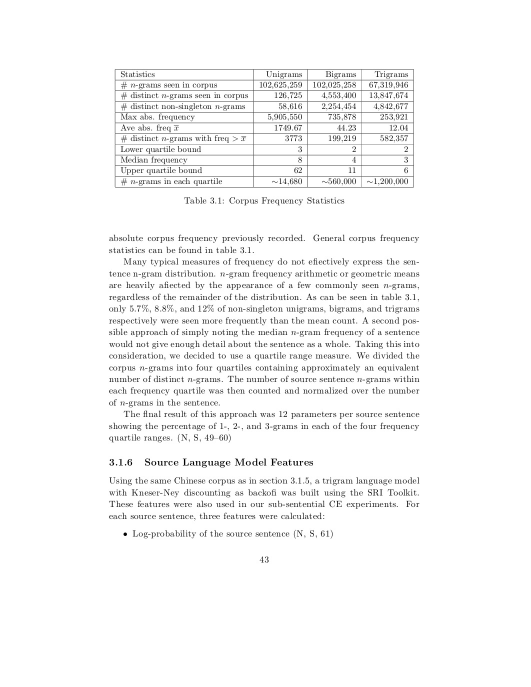
#> input picture savedImages/cTDaR_t10277.jpg, 1061 x 1373 px (shown at 1/2 size)
$ python -i line_detection.py   (imports and definitions only)
#> lines starting #> are read from the running program, lines starting #| are printed output that depends on the picture; after the words box and inside, x2 and y2 are one past the last pixel; in counts of white or black regions, pixels touching at a corner belong together
#> further down, picture is the input picture: shape (1373, 1061, 3); min 0, max 255, mean 247.2
import cv2
import numpy as np
from collections import Counter


# [14 lines left out: function ResizeWithAspectRatio, not called in this run]


def line_detection(image):
    # print('detecting lines')

    # preprocessing
    gray = cv2.cvtColor(image, cv2.COLOR_BGR2GRAY)
    blur = cv2.GaussianBlur(gray, (3, 3), 0)
    thresh = cv2.threshold(blur, 0, 255, cv2.THRESH_BINARY_INV + cv2.THRESH_OTSU)[1]
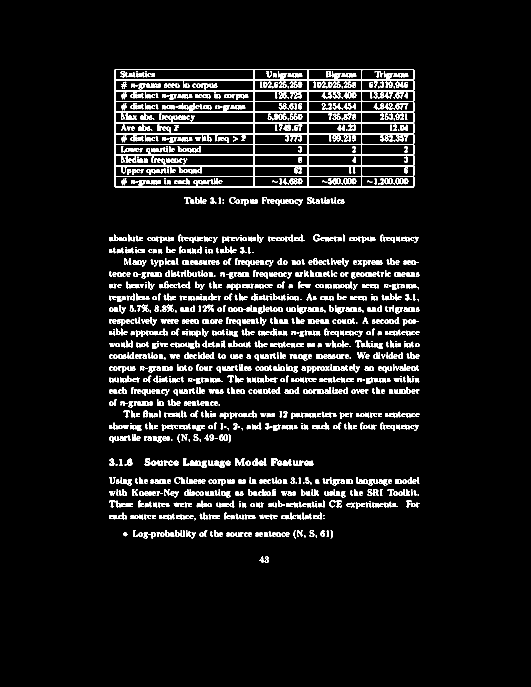
#> thresh: shape (1373, 1061) (shown at 1/2 size); 7.3% white; 1391 white regions (188 under 20 px), largest, box (x1, y1, x2, y2) and area: (229, 138, 829, 376) 19308, (242, 292, 279, 305) 214, (428, 921, 450, 936) 204

    # Detect horizontal lines
    horizontal_kernel = cv2.getStructuringElement(cv2.MORPH_RECT, (50, 1))
    horizontal_mask = cv2.morphologyEx(thresh, cv2.MORPH_OPEN, horizontal_kernel, iterations=1)
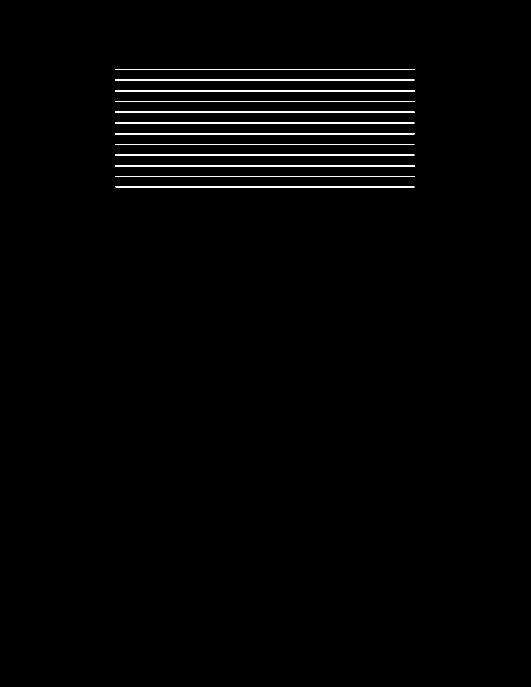
#> horizontal_mask: shape (1373, 1061) (shown at 1/2 size); 1.2% white; 12 white regions, largest, box (x1, y1, x2, y2) and area: (230, 330, 830, 333) 1799, (230, 180, 830, 183) 1798, (230, 223, 829, 226) 1797

    # Detect vertical lines
    vertical_kernel = cv2.getStructuringElement(cv2.MORPH_RECT, (1, 50))
    vertical_mask = cv2.morphologyEx(thresh, cv2.MORPH_OPEN, vertical_kernel, iterations=1)
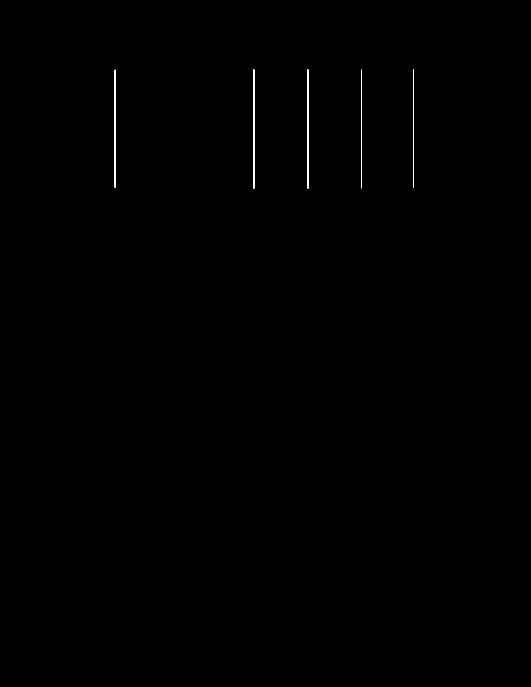
#> vertical_mask: shape (1373, 1061) (shown at 1/2 size); 0.18% white; 5 white regions, box (x1, y1, x2, y2) and area: (506, 139, 509, 377) 714, (614, 139, 617, 377) 714, (826, 139, 828, 376) 474, (229, 139, 231, 376) 472, (723, 139, 724, 377) 238

    # Combine masks and remove lines
    table_mask = cv2.bitwise_or(horizontal_mask, vertical_mask)
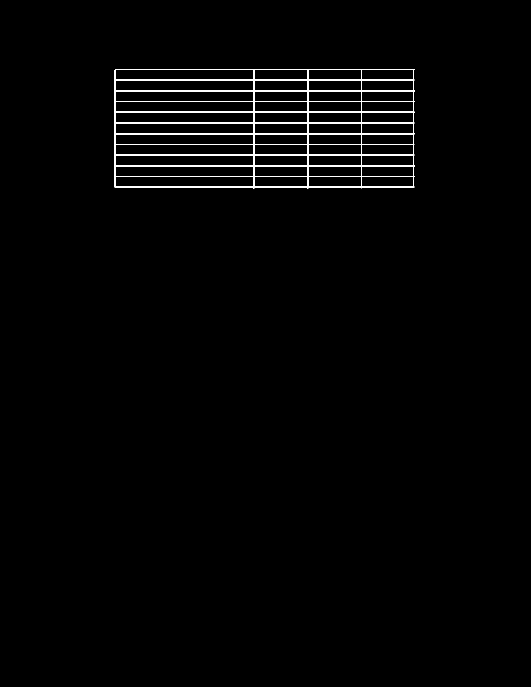
#> table_mask: shape (1373, 1061) (shown at 1/2 size); 1.3% white; 1 white region, box (x1, y1, x2, y2) and area: (229, 138, 830, 377) 19114

    # cv2.imshow("tresh", thresh)
    # cv2.imshow("tablemask", table_mask)
    # cv2.waitKey(0)

    im = image.copy()

    bw_for_horizontal = table_mask.copy()
    bw_for_vertical = table_mask.copy()
    hor = horizontal_lines(im, bw_for_horizontal)
    ver = vertical_lines(im, bw_for_vertical)

    # [11 lines of commented-out code are left out]

    return hor, ver


def horizontal_lines(img, horizontal):
    horizontalStructure = cv2.getStructuringElement(cv2.MORPH_RECT, (15, 1))

    # Apply morphology operations
    horizontal = cv2.erode(horizontal, horizontalStructure)
#> horizontal: shape (1373, 1061); 1.1% white; 12 white regions, largest, box (x1, y1, x2, y2) and area: (236, 330, 823, 333) 1760, (236, 180, 823, 183) 1759, (236, 223, 822, 226) 1758
    horizontal = cv2.dilate(horizontal, horizontalStructure)
#> horizontal: shape (1373, 1061); 1.2% white; 12 white regions, largest, box (x1, y1, x2, y2) and area: (229, 330, 830, 333) 1802, (229, 180, 830, 183) 1801, (229, 223, 829, 226) 1800

    horizontal = cv2.dilate(horizontal, (1, 1), iterations=5)
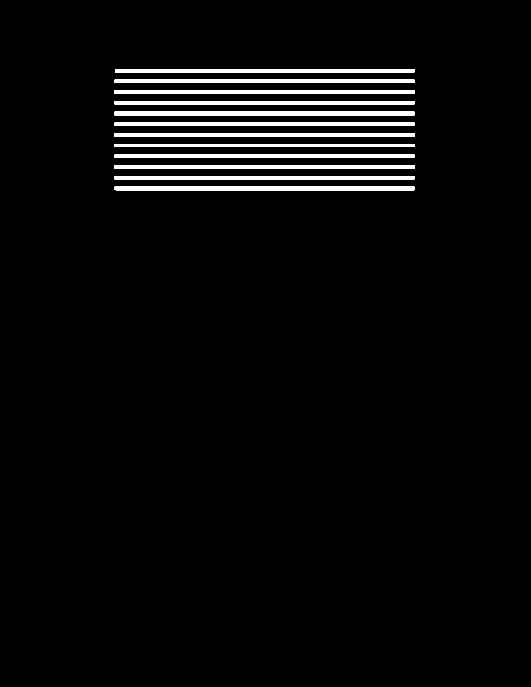
#> horizontal: shape (1373, 1061) (shown at 1/2 size); 3.6% white; 12 white regions, largest, box (x1, y1, x2, y2) and area: (229, 330, 830, 338) 4808, (229, 180, 830, 188) 4806, (229, 223, 829, 231) 4800
    horizontal = cv2.erode(horizontal, (1, 1), iterations=5)
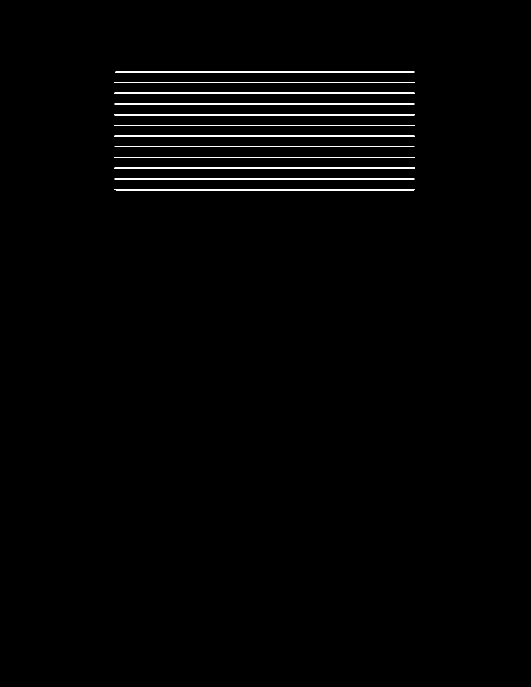
#> horizontal: shape (1373, 1061) (shown at 1/2 size); 1.2% white; 12 white regions, largest, box (x1, y1, x2, y2) and area: (229, 335, 830, 338) 1803, (229, 185, 830, 188) 1801, (229, 228, 829, 231) 1800

    # highlighted Horizontal lines
    # cv2.imshow("horizontal", horizontal)
    # cv2.waitKey(0)

    # HoughlinesP function to detect horizontal lines
    hor_lines = cv2.HoughLinesP(horizontal, rho=1, theta=np.pi / 180, threshold=100, minLineLength=30, maxLineGap=3)
#> hor_lines = 28 rows, first 6: [229, 208, 828, 208], [229, 187, 829, 187], [229, 337, 829, 337], [229, 293, 828, 293], [229, 336, 829, 336], [229, 165, 828, 165]
    if hor_lines is None:
        return None, None
    temp_line = []
    for line in hor_lines:
        for x1, y1, x2, y2 in line:
            temp_line.append([x1, y1 - 5, x2, y2 - 5])
#> this loop made 28 passes
#> after the loop, temp_line = 28 items, first 6: [229, 203, 828, 203], [229, 182, 829, 182], [229, 332, 829, 332], [229, 288, 828, 288], [229, 331, 829, 331], [229, 160, 828, 160]

    # Sorting the list of detected lines by Y1
    hor_lines = sorted(temp_line, key=lambda x: x[1])
#> hor_lines = 28 items, first 6: [231, 138, 828, 138], [230, 139, 828, 139], [229, 159, 828, 159], [229, 160, 828, 160], [229, 180, 828, 180], [229, 181, 828, 181]
    # print('hor_lines:', hor_lines)

    lasty1 = -111111
    lines_x1 = []
    lines_x2 = []
    hor = []
    i = 0
    for x1, y1, x2, y2 in hor_lines:
        if lasty1 <= y1 <= lasty1 + 10:
            lines_x1.append(x1)
            lines_x2.append(x2)
        else:
            if i != 0 and len(lines_x1) is not 0:
                hor.append([min(lines_x1), lasty1, max(lines_x2), lasty1])
            lasty1 = y1
            lines_x1 = []
            lines_x2 = []
            lines_x1.append(x1)
            lines_x2.append(x2)
            i += 1
#> this loop made 28 passes
#> (x1, y1, x2, y2, lasty1) on passes 1, 3, 5, 8, 10, 13, 15, 18: (231, 138, 828, 138, 138), (229, 159, 828, 159, 159), (229, 180, 828, 180, 180), (229, 202, 828, 202, 202), (229, 223, 828, 223, 223), (229, 245, 828, 245, 245), (229, 266, 828, 266, 266), (229, 288, 828, 288, 288)
#> after the loop, hor = [[230, 138, 828, 138], [229, 159, 828, 159], [229, 180, 829, 180], [229, 202, 828, 202], [229, 223, 828, 223], [229, 245, 828, 245], [229, 266, 828, 266], [229, 288, 828, 288], [229, 309, 828, 309], [229, 330, 829, 330], [229, 352, 828, 352]]; i = 12
#> in line_detection, `hor = horizontal_lines(im, bw_for_horizontal)`: hor = [[230, 138, 828, 138], [229, 159, 828, 159], [229, 180, 829, 180], [229, 202, 828, 202], [229, 223, 828, 223], [229, 245, 828, 245], [229, 266, 828, 266], [229, 288, 828, 288], [229, 309, 828, 309], [229, 330, 829, 330], [229, 352, 828, 352], [229, 373, 828, 373]]
    hor.append([min(lines_x1), lasty1, max(lines_x2), lasty1])

    # [9 lines of commented-out code are left out]

    return hor


def vertical_lines(img, vertical):
    verticalStructure = cv2.getStructuringElement(cv2.MORPH_RECT, (1, 15))

    # Apply morphology operations
    vertical = cv2.erode(vertical, verticalStructure)
#> vertical: shape (1373, 1061); 0.17% white; 5 white regions, box (x1, y1, x2, y2) and area: (506, 145, 509, 370) 675, (614, 145, 617, 370) 675, (826, 145, 828, 369) 448, (229, 146, 231, 369) 444, (723, 145, 724, 370) 225
    vertical = cv2.dilate(vertical, verticalStructure)
#> vertical: shape (1373, 1061); 0.18% white; 5 white regions, box (x1, y1, x2, y2) and area: (506, 138, 509, 377) 717, (614, 138, 617, 377) 717, (826, 138, 828, 376) 476, (229, 139, 231, 376) 472, (723, 138, 724, 377) 239

    vertical = cv2.dilate(vertical, (1, 1), iterations=8)
#> vertical: shape (1373, 1061); 0.19% white; 5 white regions, box (x1, y1, x2, y2) and area: (506, 138, 509, 385) 741, (614, 138, 617, 385) 741, (826, 138, 828, 384) 492, (229, 139, 231, 384) 488, (723, 138, 724, 385) 247
    vertical = cv2.erode(vertical, (1, 1), iterations=7)
#> vertical: shape (1373, 1061); 0.18% white; 5 white regions, box (x1, y1, x2, y2) and area: (506, 145, 509, 385) 720, (614, 145, 617, 385) 720, (826, 145, 828, 384) 478, (229, 146, 231, 384) 474, (723, 145, 724, 385) 240

    # ###############################################
    # cv2.imshow("vertical", vertical)
    # cv2.waitKey(0)
    # ################################################

    # HoughlinesP function to detect vertical lines
    # ver_lines = cv2.HoughLinesP(vertical,rho=1,theta=np.pi/180,threshold=20,minLineLength=20,maxLineGap=2)
    ver_lines = cv2.HoughLinesP(vertical, 1, np.pi / 180, 20, np.array([]), 20, 2)
#> ver_lines = [[506, 384, 506, 145], [616, 384, 616, 145], [615, 384, 615, 145], [614, 384, 614, 145], [723, 384, 723, 145], [826, 383, 826, 145], [827, 383, 827, 145], [507, 384, 507, 145], [508, 384, 508, 145], [229, 382, 229, 147], [230, 383, 230, 146]]
    if ver_lines is None:
        return None, None
    temp_line = []
    for line in ver_lines:
        for x1, y1, x2, y2 in line:
            temp_line.append([x1, y1, x2, y2])
#> this loop made 11 passes
#> after the loop, temp_line has the same summary as ver_lines

    ver_lines = sorted(temp_line, key=lambda x: x[0])
#> ver_lines = [[229, 382, 229, 147], [230, 383, 230, 146], [506, 384, 506, 145], [507, 384, 507, 145], [508, 384, 508, 145], [614, 384, 614, 145], [615, 384, 615, 145], [616, 384, 616, 145], [723, 384, 723, 145], [826, 383, 826, 145], [827, 383, 827, 145]]

    lastx1 = -111111
    lines_y1 = []
    lines_y2 = []
    ver = []
    count = 0
    lasty1 = -11111
    lasty2 = -11111
    for x1, y1, x2, y2 in ver_lines:
        if lastx1 <= x1 <= lastx1 + 15 and not (
                (min(y1, y2) < min(lasty1, lasty2) - 20 or min(y1, y2) < min(lasty1, lasty2) + 20) and (
                (max(y1, y2) < max(lasty1, lasty2) - 20 or max(y1, y2) < max(lasty1, lasty2) + 20))):
            lines_y1.append(y1)
            lines_y2.append(y2)
            # lasty1 = y1
            # lasty2 = y2
        else:
            if count != 0 and len(lines_y1) is not 0:
                ver.append([lastx1, min(lines_y2) - 5, lastx1, max(lines_y1) - 5])
            lastx1 = x1
            lines_y1 = []
            lines_y2 = []
            lines_y1.append(y1)
            lines_y2.append(y2)
            count += 1
            lasty1 = -11111
            lasty2 = -11111
#> this loop made 11 passes
#> (x1, y1, x2, y2, lastx1) on passes 1, 3, 6, 9, 10: (229, 382, 229, 147, 229), (506, 384, 506, 145, 506), (614, 384, 614, 145, 614), (723, 384, 723, 145, 723), (826, 383, 826, 145, 826)
#> after the loop, count = 5; ver = [[229, 141, 229, 378], [506, 140, 506, 379], [614, 140, 614, 379], [723, 140, 723, 379]]
    ver.append([lastx1, min(lines_y2) - 5, lastx1, max(lines_y1) - 5])

    # ##############################################################
    # for x1, y1, x2, y2 in ver:
    #     cv2.line(img, (x1, y1), (x2, y2), (0, 255, 0), 1)
    #
    # cv2.imshow("vertical final", img)
    # cv2.waitKey(0)
    #######################################################################

    return ver

>>> import cv2
>>> picture = cv2.imread('../savedImages/cTDaR_t10277.jpg')
>>> result = line_detection(picture)
#> in line_detection, `ver = vertical_lines(im, bw_for_vertical)`: ver = [[229, 141, 229, 378], [506, 140, 506, 379], [614, 140, 614, 379], [723, 140, 723, 379], [826, 140, 826, 378]]

$ run again, on savedImages/cTDaR_t10572.jpg
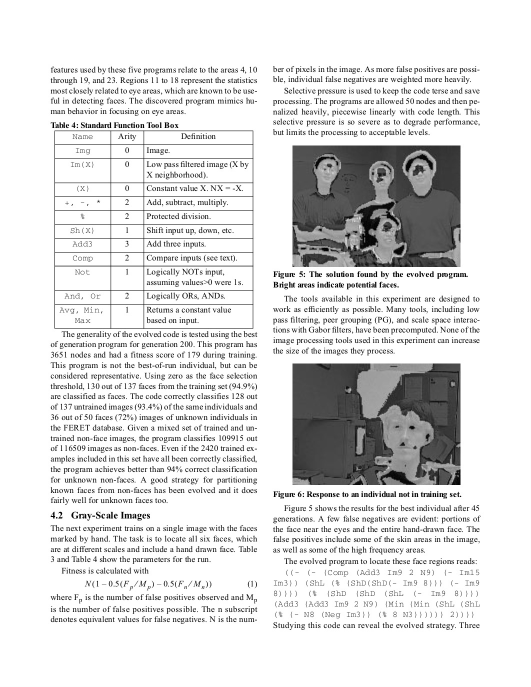
#> input picture savedImages/cTDaR_t10572.jpg, 1061 x 1373 px (shown at 1/2 size)
#> picture is the input picture: shape (1373, 1061, 3); min 0, max 255, mean 223.3
#> in line_detection, `thresh = cv2.threshold(blur, 0, 255, cv2.THRESH_BINARY_INV + cv2.THRES..`:
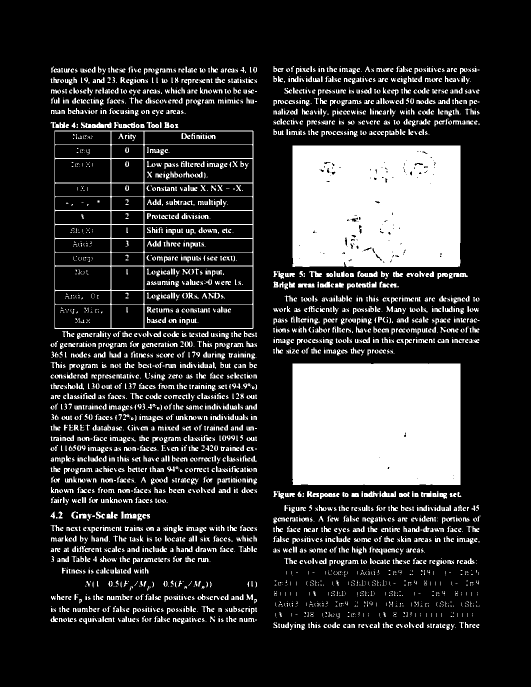
#> thresh: shape (1373, 1061) (shown at 1/2 size); 18.9% white; 3685 white regions (1505 under 20 px), largest, box (x1, y1, x2, y2) and area: (585, 727, 921, 970) 81569, (585, 291, 921, 534) 80452, (109, 261, 507, 658) 11451
#> horizontal_mask: shape (1373, 1061); 11.5% white; 16 white regions, largest, box (x1, y1, x2, y2) and area: (586, 727, 922, 970) 81517, (586, 291, 922, 534) 77416, (110, 316, 508, 318) 796
#> vertical_mask: shape (1373, 1061); 10.8% white; 7 white regions, largest, box (x1, y1, x2, y2) and area: (585, 728, 921, 971) 81388, (585, 292, 921, 535) 72969, (221, 262, 223, 659) 794
#> table_mask: shape (1373, 1061); 12% white; 3 white regions, box (x1, y1, x2, y2) and area: (585, 727, 922, 971) 82145, (585, 291, 922, 535) 80720, (109, 261, 508, 659) 11406
#> in horizontal_lines, `hor_lines = cv2.HoughLinesP(horizontal, rho=1, theta=np.pi / 180, thre..`: hor_lines = 950 rows, first 6: [586, 537, 920, 537], [109, 398, 507, 398], [586, 536, 920, 536], [109, 371, 507, 371], [585, 322, 921, 322], [109, 482, 507, 482]
#> the loop in horizontal_lines, `for line in hor_lines:` made 950 passes
#> after the loop in horizontal_lines, `for line in hor_lines:`: temp_line = 950 items, first 6: [586, 532, 920, 532], [109, 393, 507, 393], [586, 531, 920, 531], [109, 366, 507, 366], [585, 317, 921, 317], [109, 477, 507, 477]
#> in horizontal_lines, `hor_lines = sorted(temp_line, key=lambda x: x[1])`: hor_lines = 950 items, first 6: [110, 261, 506, 261], [109, 262, 507, 262], [109, 289, 507, 289], [725, 291, 735, 498], [658, 291, 728, 533], [609, 291, 689, 524]
#> the loop in horizontal_lines, `for x1, y1, x2, y2 in hor_lines:` made 950 passes
#> (x1, y1, x2, y2, lasty1) on passes 1, 3: (110, 261, 506, 261, 261), (109, 289, 507, 289, 289)
#> after the loop in horizontal_lines, `for x1, y1, x2, y2 in hor_lines:`: hor = 46 items, first 6: [109, 261, 507, 261], [109, 289, 917, 289], [585, 301, 894, 301], [109, 312, 921, 312], [585, 323, 888, 323], [585, 334, 900, 334]; i = 47
#> in line_detection, `hor = horizontal_lines(im, bw_for_horizontal)`: hor = 47 items, first 6: [109, 261, 507, 261], [109, 289, 917, 289], [585, 301, 894, 301], [109, 312, 921, 312], [585, 323, 888, 323], [585, 334, 900, 334]
#> in vertical_lines, `vertical = cv2.erode(vertical, (1, 1), iterations=7)`:
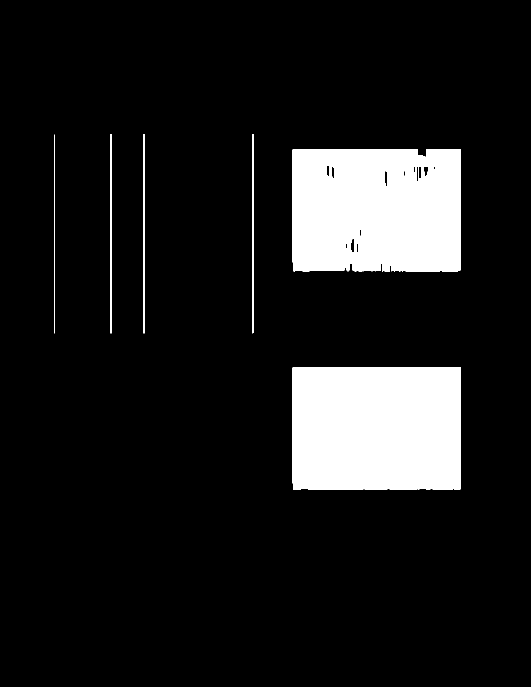
#> vertical: shape (1373, 1061) (shown at 1/2 size); 11.4% white; 6 white regions, box (x1, y1, x2, y2) and area: (585, 734, 922, 979) 82472, (585, 298, 922, 543) 80636, (221, 268, 223, 667) 798, (287, 268, 289, 667) 798, (505, 268, 507, 667) 797, (109, 269, 110, 667) 398
#> in vertical_lines, `ver_lines = cv2.HoughLinesP(vertical, 1, np.pi / 180, 20, np.array([])..`: ver_lines = 1386 rows, first 6: [745, 298, 781, 529], [813, 542, 902, 298], [715, 734, 780, 978], [816, 734, 824, 978], [636, 298, 653, 541], [644, 734, 661, 978]
#> the loop in vertical_lines, `for line in ver_lines:` made 1386 passes
#> after the loop in vertical_lines, `for line in ver_lines:`: temp_line = 1386 items, first 6: [745, 298, 781, 529], [813, 542, 902, 298], [715, 734, 780, 978], [816, 734, 824, 978], [636, 298, 653, 541], [644, 734, 661, 978]
#> in vertical_lines, `ver_lines = sorted(temp_line, key=lambda x: x[0])`: ver_lines = 1386 items, first 6: [109, 666, 109, 269], [221, 666, 221, 268], [222, 666, 222, 268], [287, 666, 287, 268], [288, 666, 288, 268], [505, 666, 505, 268]
#> the loop in vertical_lines, `for x1, y1, x2, y2 in ver_lines:` made 1386 passes
#> (x1, y1, x2, y2, lastx1) on passes 1, 2, 4, 6, 8: (109, 666, 109, 269, 109), (221, 666, 221, 268, 221), (287, 666, 287, 268, 287), (505, 666, 505, 268, 505), (585, 335, 617, 542, 585)
#> after the loop in vertical_lines, `for x1, y1, x2, y2 in ver_lines:`: count = 26; ver = 25 items, first 6: [109, 264, 109, 661], [221, 263, 221, 661], [287, 263, 287, 661], [505, 263, 505, 661], [585, 293, 585, 973], [601, 316, 601, 930]
#> in line_detection, `ver = vertical_lines(im, bw_for_vertical)`: ver = 26 items, first 6: [109, 264, 109, 661], [221, 263, 221, 661], [287, 263, 287, 661], [505, 263, 505, 661], [585, 293, 585, 973], [601, 316, 601, 930]
